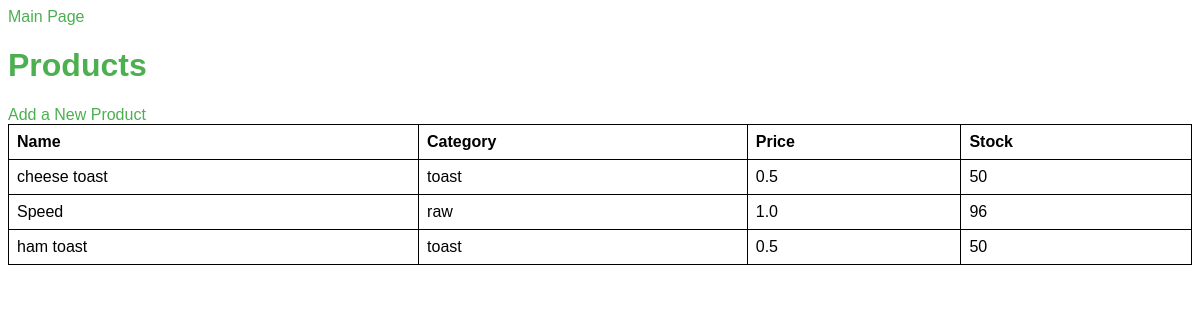
Page /products on the committed database.
### backend/app/models/product_table.py (models this page shows, shortened)
class Product(Base):
    __tablename__ = "products"
    product_id = Column(Integer, primary_key=True, index=True)
    name = Column(String, index=True)
    category = Column(String)  # 'raw ingredient' or 'toast'
    price_per_unit = Column(Float)
    stock_quantity = Column(Integer, default=0)
    toast_round_quantity = Column(Integer, default=0)  # For toast products
    sales = relationship("Sale", back_populates="product")
    product_ingredients = relationship("ProductIngredient", back_populates="product", cascade="all, delete-orphan")

### backend/app/services/admin_webpage.py (the view)
@app.route('/products')
def products():
    try:
        products = database.get_all_products()  # Fetch all products from the database
        return render_template(PRODUCTS_TEMPLATE, products=products)
    except Exception as e:
        logging.error(f"Error in products: {e}", exc_info=e)
        return render_template(PRODUCTS_TEMPLATE, products=[], error_message=str(e))

### backend/app/chame_app/database_instance.py (called while the page is built)
    def get_session(self):
        try:
            return self.SessionLocal()
        except Exception as e:
            raise RuntimeError(f"get_session failed: {e}") from e

    def get_all_products(self, session=None) -> List[Product]:
        close_session = False
        if session is None:
            session = self.get_session()
            close_session = True
        try:
            products = session.query(Product).options(joinedload('*')).all()
            return products
        except Exception as e:
            raise RuntimeError(f"get_all_products failed: {e}") from e
        finally:
            if close_session:
                session.close()

### frontend/admin_webpage/templates/products.html (shortened to what this page needs)
<!DOCTYPE html>
<html lang="en">
<head>
    <link rel="stylesheet" href="{{ url_for('static', filename='css/style.css') }}">
</head>
<body>
    <a href="/">Main Page</a>
    <h1>Products</h1>
    <a href="{{ url_for('add_product') }}">Add a New Product</a>
    <table>
        <thead>
            <tr>
                <th>Name</th>
                <th>Category</th>
                <th>Price</th>
                <th>Stock</th>
            </tr>
        </thead>
        <tbody>
            {% for product in products %}
                <tr>
                    <td>{{ product.name }}</td>
                    <td>{{ product.category }}</td>
                    <td>{{ product.price_per_unit }}</td>
                    <td>{{ product.stock_quantity }}</td>
                </tr>
            {% endfor %}
        </tbody>
    </table>
</body>
</html>

### frontend/admin_webpage/static/css/style.css (style rules this page uses)
body { font-family: Arial, sans-serif; }
h1 { color: #4CAF50; }
table { width: 100%; border-collapse: collapse; }
table, th, td { border: 1px solid black; }
th, td { padding: 8px; text-align: left; }
a { color: #4CAF50; text-decoration: none; }

### rows in the picture
Product: name "cheese toast", category "toast", price_per_unit "0.5", stock_quantity "50"
Product: name "Speed", category "raw", price_per_unit "1.0", stock_quantity "96"
Product: name "ham toast", category "toast", price_per_unit "0.5", stock_quantity "50"
